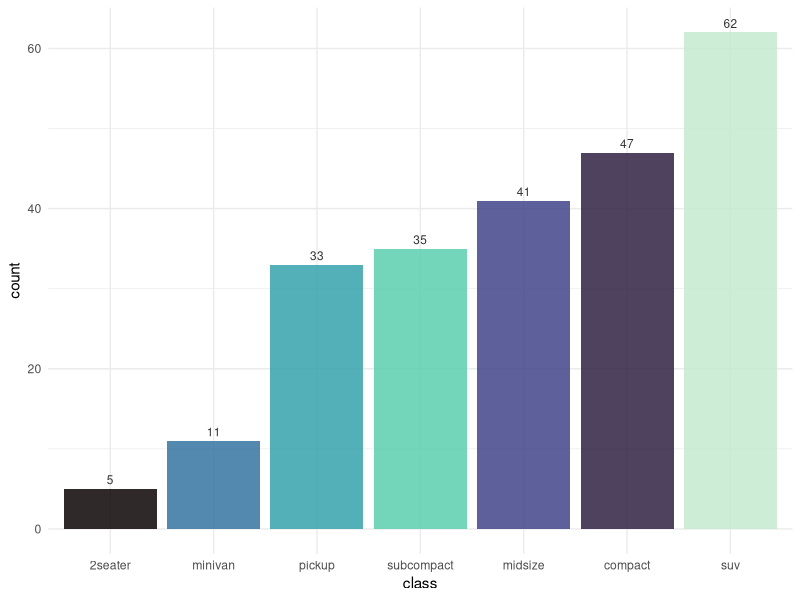
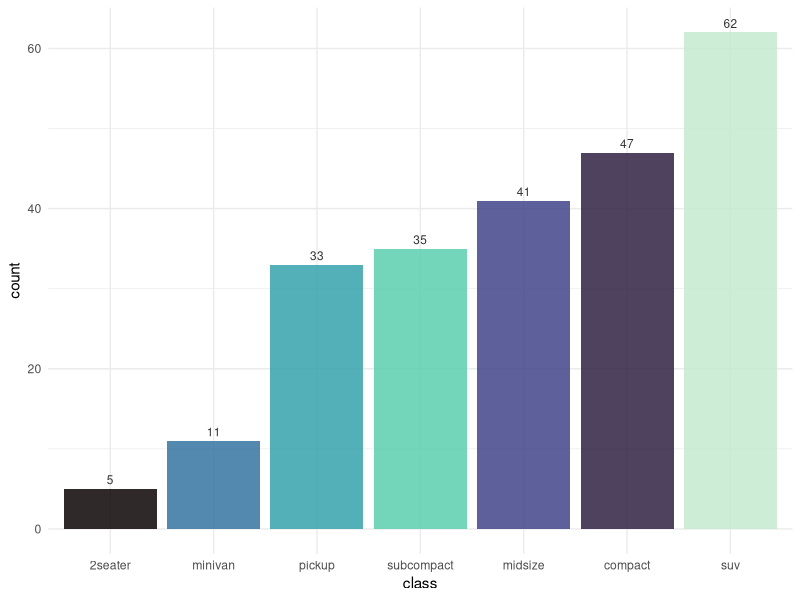
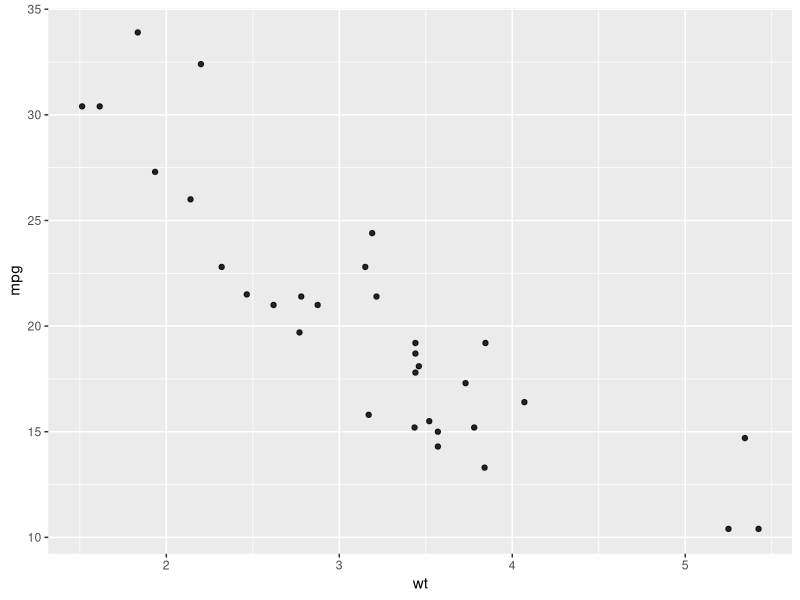
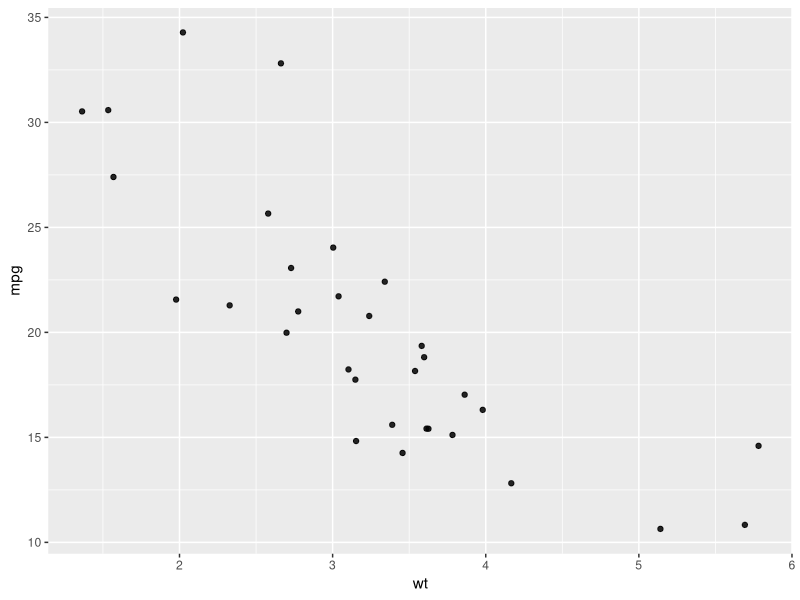
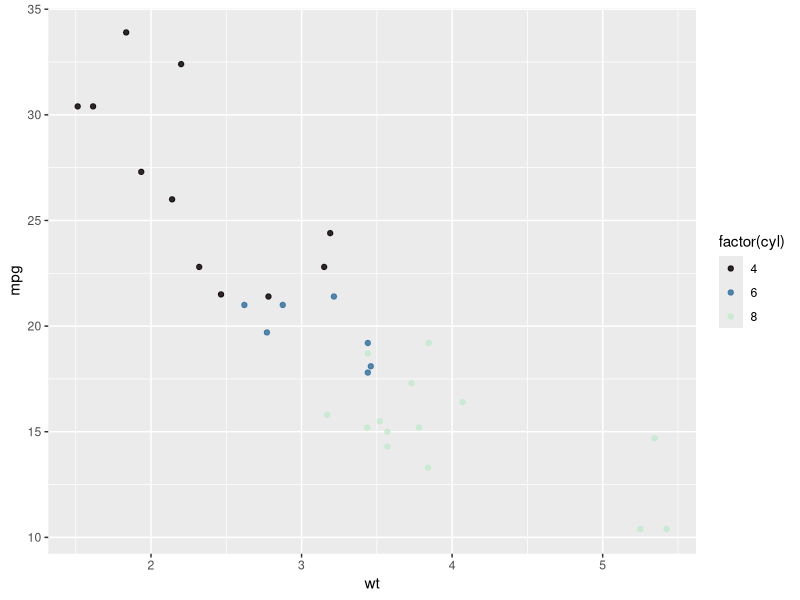
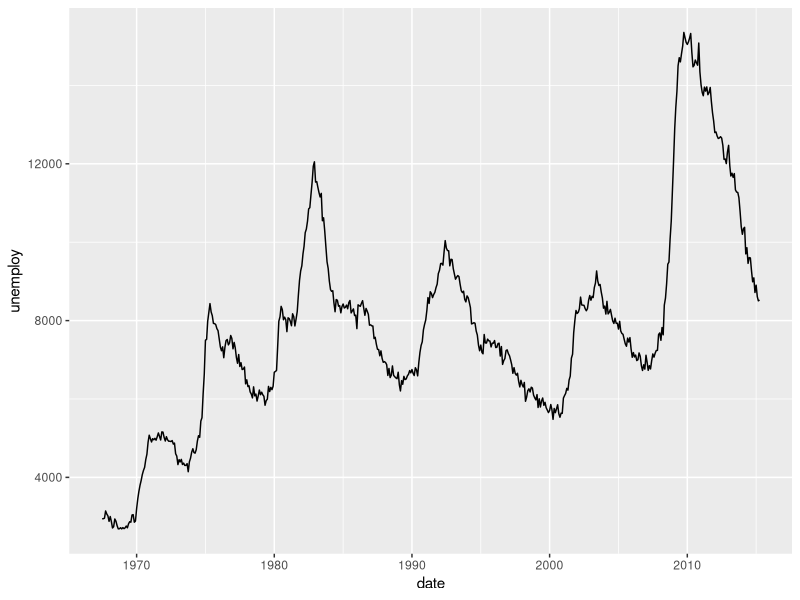
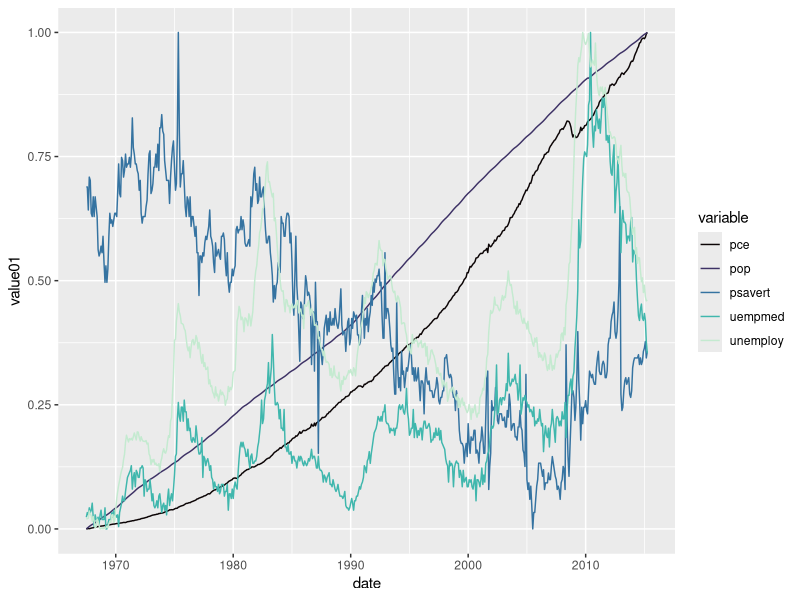

Write the R code that produced these figures, in order.
## ---- chunk 1
#| message: false
# Load required packages
library(tidyverse)
library(viridis)
## ---- chunk 2
ggplot(mpg, aes(x = fct_rev(fct_infreq(class)), fill = class)) +
  geom_bar(alpha = .85) +
  geom_text(
    stat = "count", 
    mapping = aes(label = ..count..), 
    vjust = -0.5, 
    color = "grey20",
    size = 3
  ) +
  labs(x = "class") +
  guides(fill = "none") +
  scale_fill_viridis(discrete = TRUE, option = "mako", end = .95) +
  theme_minimal()
## ---- chunk 3
counts <- count(mpg, class)

ggplot(counts, aes(x = reorder(class, n), y = n, fill = class)) +
  geom_col(alpha = .85) +
  geom_text(
    mapping = aes(label = n), 
    vjust = -0.5, 
    color = "grey20",
    size = 3
  ) +
  labs(x = "class", y = "count") +
  guides(fill = "none") +
  scale_fill_viridis(discrete = TRUE, option = "mako", end = .95) +
  theme_minimal()
## ---- chunk 4
ggplot(mtcars, aes(x = wt, y = mpg)) +
  geom_point(alpha = .85)
## ---- chunk 5
ggplot(mtcars, aes(x = wt, y = mpg)) +
  geom_jitter(alpha = .85, width = 0.5, height = 0.5)
## ---- chunk 6
ggplot(mtcars, aes(x = wt, y = mpg, color = factor(cyl))) +
  geom_point(alpha = .85) +
  scale_color_viridis(discrete = TRUE, option = "mako", end = .95)
## ---- chunk 7
ggplot(economics, aes(x = date, y = unemploy)) + 
  geom_line()
## ---- chunk 8
ggplot(economics_long, aes(x = date, y = value01, 
    color = variable)) +
  geom_line() +
  scale_color_viridis(discrete = TRUE, option = "mako", end = .95)
